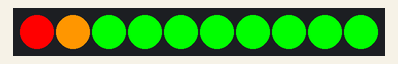
Simulated run of this program. Board: Arduino Uno, built with avr-gcc and run on an emulated ATmega328P. Parts: 10 RGB LEDs in strip order, left to right.

Above: at 0.1 s.
At 1.1 s:
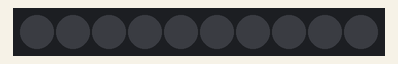
At 2.1 s:
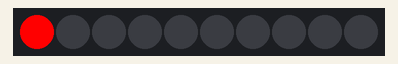
At 3.1 s:
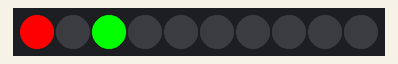
At 5.1 s:
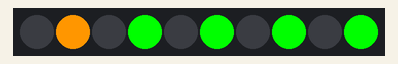
At 7.1 s:
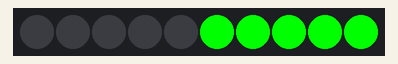

Measured:
- by itself, everything shown: repeats every 8.0 s, in 8 steps
- what the display in image 1 shows lasts 1.0 s, from 1.0 s to 2.0 s

The program:

main.cpp
```cpp
#include <Arduino.h>
#include <Grove_LED_Bar.h>

Grove_LED_Bar bar(7, 6, 0);

void setup() {
  bar.begin();
}

void loop() {
  // Turn on all LED
  bar.setBits(0x3ff);
  delay(1000);

  // Turn off all LED
  bar.setBits(0x00);
  delay(1000);

  // Turn on LED 1
  bar.setBits(0b000000000000001); // atau 0x1
  delay(1000);

  // Turn on LED 1 and 3
  bar.setBits(0b000000000000101); // atau 0x5
  delay(1000);

  // Turn on LED 1, 3, 5, 7, 9
  bar.setBits(0x155);
  delay(1000);

  // Turn on LED 2, 4, 6, 8, 10
  bar.setBits(0x2AA);
  delay(1000);

  // Turn on LED 1, 2, 3, 4, 5
  bar.setBits(0b000000000011111); // atau 0x1F
  delay(1000);

  // Turn on LED 6, 7, 8, 9, 10
  bar.setBits(0b000001111100000); // atau 0x3E0
  delay(1000);
}
```
